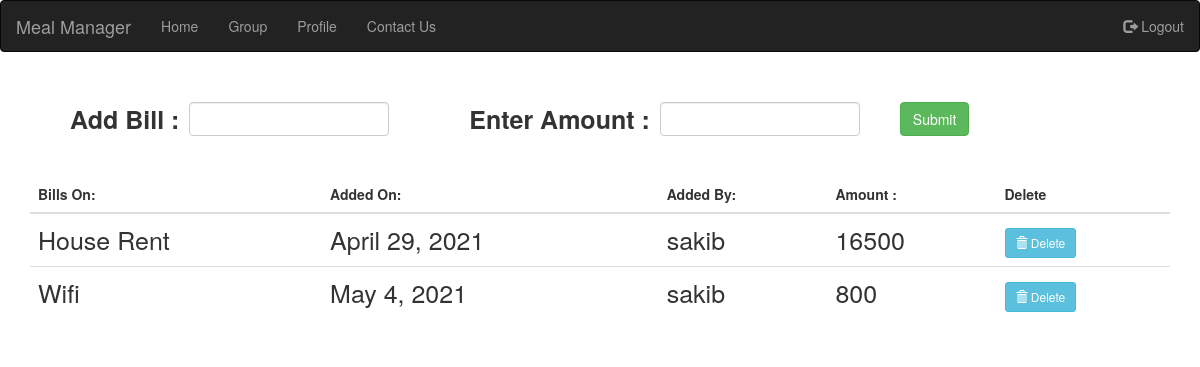
The app's page /addbills/ (signed in) with its own data.
### addbills/models.py (models this page shows)
class Bill(models.Model):
    bill = models.CharField(max_length=100)
    user = models.ForeignKey(User,on_delete=models.CASCADE)
    date = models.DateField(auto_now=True)
    amount = models.IntegerField(default=0)

### addbills/views.py (the view, shortened to what this page needs)
# urls.py: path('',addbills.as_view(),name='addbills'),
class addbills(TemplateView):
    template_name = 'addbills/addbills.html'
    def get(self, request):
        form = AddbillsForm()
        bills = Bill.objects.all()
        args = {'form':form,'bills':bills}
        return render(request, self.template_name,args)

### addbills/forms.py
class AddbillsForm(forms.ModelForm):
    bill = forms.CharField()
    amount = forms.IntegerField()
    class Meta:
        model = Bill
        fields = ('bill','amount')

### addbills/templates/addbills/addbills.html (shortened to what this page needs)
{% extends 'base.html' %}
{% load widget_tweaks %}
{% block body %}
    <section id="addbills">
        <div class="addbills">
            <div class="container">
                <div class="addbills_up">
                    <form method="post" class="form">
                        <p>
                            <label>Add Bill :</label>
                            {{ form.bill|add_class:'form-control'}}
                        </p>
                        <p>
                            <label>Enter Amount :</label>
                            {{ form.amount|add_class:'form-control'}}
                        </p>
                        <button type="submit" class="btn btn-success">Submit</button>
                    </form>
                </div>
                <div class="addbills_down">
                    <table class="table">
                        <thead class="thead-light">
                            <tr>
                                <th scope="col">Bills On:</th>
                                <th scope="col">Added On:</th>
                                <th scope="col">Added By:</th>
                                <th scope="col">Amount :</th>
                                <th scope="col">Delete</th:>
                            </tr>
                        </thead>
                        <tbody>
                            {% for bill in bills %}
                            <tr>
                                <td>{{ bill.bill }}</td>
                                <td>{{ bill.date }}</td>
                                <td> {{ user.username }} </td>
                                <td>{{ bill.amount }}</td>
                                <td><a href="{% url 'addbills:delete_bill' bill.id %}" class="btn btn-info btn-sm">
                                    <span class="glyphicon glyphicon-trash"></span> Delete
                                  </a></td>
                            </tr>
                            {% endfor %}
                        </tbody>
                    </table>
                </div>
            </div>
        </div>
    </section>
{% endblock %}

### accounts/static/accounts/css/style.css (style rules this page uses)
.addbills, .amountspend { justify-content: center; align-items: center; margin-top:40px; }
.addbills_up .form label, .amountspend_up .form label { display: inline-block; float: left; margin-left: 40px; font-size: 25px; }
.addbills_up .form input, .amountspend_up .form input { width: 200px; display: inline-block; float: left; margin-left: 10px; margin-right: 40px; }
.addbills_down, .amountspend_down { margin-top:40px; }
.addbills_down .table tr td { font-size: 25px; }

### records on screen
Bill: bill "House Rent", date "April 29, 2021", amount "16500"
Bill: bill "Wifi", date "May 4, 2021", amount "800"

### other values on screen
{{ user.username }} "sakib"
